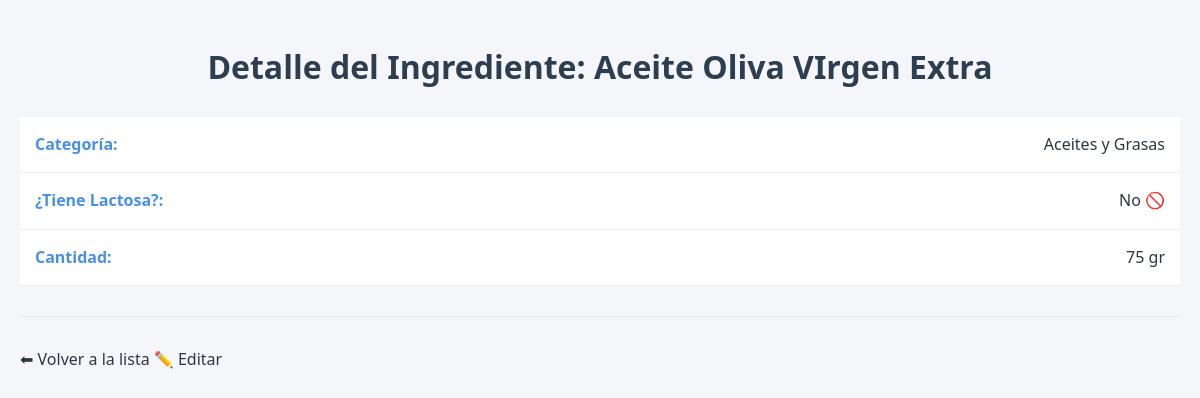
Page /ingredientes/4 on the committed database.
### recetasApp/models.py (models this page shows, shortened)
class Ingrediente(models.Model):
    nombre=models.CharField(max_length=100)
    categoria=models.ForeignKey(CategoriaIngrediente, on_delete=models.CASCADE)
    lactosa=models.ForeignKey(Lactosa, on_delete=models.CASCADE,default=False)
    cantidad=models.ForeignKey(Cantidad, on_delete=models.CASCADE)

class CategoriaIngrediente(models.Model):
    nombre=models.CharField(max_length=100)

class Cantidad(models.Model):
    cantidad=models.IntegerField()

### recetasApp/views.py (the view)
# urls.py: path('ingredientes/<int:pk>', views.ingrediente_detalle, name='ingrediente_detalle'),
def ingrediente_detalle(request, pk):
    ingrediente = get_object_or_404(Ingrediente, pk=pk)
    return render(request, 'recetasApp/ingrediente_detalle.html', {'ingrediente': ingrediente})

### recetasApp/templates/recetasApp/ingrediente_detalle.html
{% extends 'recetasApp/base.html' %}
{% block content %}
    <h1>Detalle del Ingrediente: {{ ingrediente.nombre }}</h1>
    <ul>
        <li><strong>Categoría:</strong> {{ ingrediente.categoria.nombre }}</li>
        <li><strong>¿Tiene Lactosa?:</strong> {% if ingrediente.lactosa.lactosa %} Sí ✅🥛 {% else %} No 🚫 {% endif %}</li>
        <li><strong>Cantidad:</strong> {{ ingrediente.cantidad.cantidad }} gr</li>
    </ul>
    <hr>
    <a href="{% url 'ingredientes_list' %}">⬅ Volver a la lista</a>
    <a href="{% url 'ingrediente_editar' pk=ingrediente.pk %}">✏️ Editar</a>
{% endblock %}

### recetasApp/static/recetasApp/style.css (style rules this page uses)
:root { --primary-color: #4a90e2; --secondary-color: #f5f6fa; --text-color: #2f3640; --accent-color: #2ecc71; --danger-color: #e74c3c; --warning-color: #f1c40f; --border-radius: 8px; --shadow: 0 4px 6px rgba(0, 0, 0, 0.1); }
body { font-family: 'Segoe UI', Roboto, Helvetica, Arial, sans-serif; background-color: var(--secondary-color); color: var(--text-color); line-height: 1.6; margin: 0; padding: 20px; }
h1, h2 { color: #2c3e50; text-align: center; font-weight: 600; margin-bottom: 1.5rem; }
a { text-decoration: none; color: inherit; }
hr { border: 0; height: 1px; background: #dfe6e9; margin: 30px 0; }
ul { list-style: none; padding: 0; }
ul li { background: white; border-bottom: 1px solid #eee; padding: 15px; display: flex; justify-content: space-between; }
ul li strong { color: var(--primary-color); }

### rows in the picture
Ingrediente: nombre "Aceite Oliva VIrgen Extra", categoria.nombre "Aceites y Grasas", cantidad.cantidad "75"
